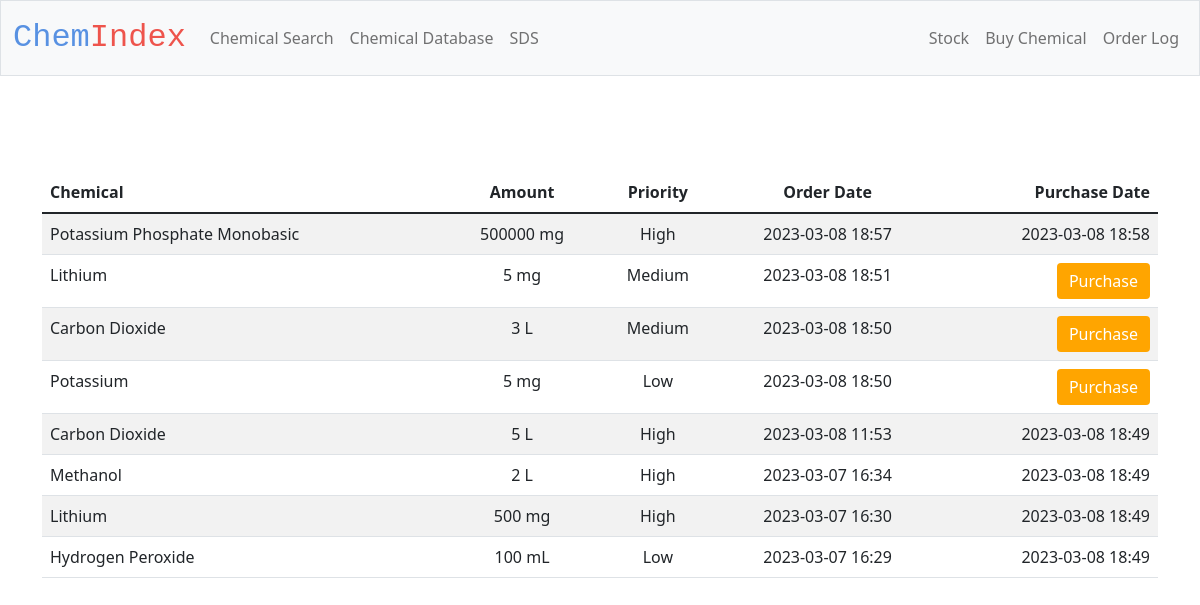
The page /purchase_database on the database as committed earlier.
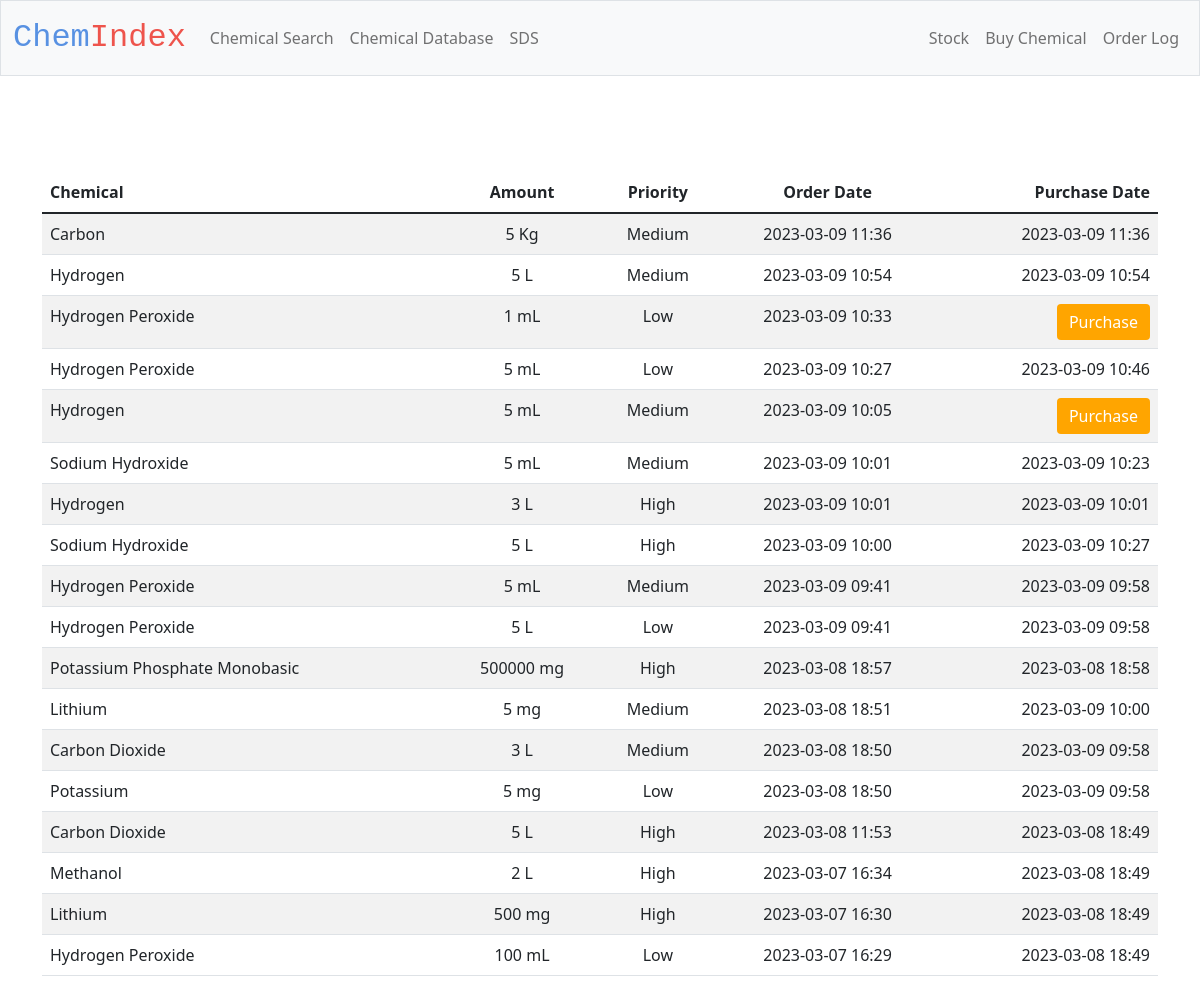
The same page on the database as committed later.
### tables this page shows
CREATE TABLE orders (
    chemical TEXT NOT NULL,
    amount INTEGER NOT NULL,
    unit INTEGER NOT NULL, 
    time DATETIME NOT NULL,
    user TEXT, 
    priority INTEGER NOT NULL, purchase_time DATETIME);

### app.py (the view)
@app.route('/purchase_database')
def purchase_database():
    with sqlite3.connect(db_path) as db:
        data = db.execute("SELECT * FROM orders ORDER BY time DESC")
        return render_template("purchase_database.html", orders = data)

### templates/purchase_database.html (shortened to what this page needs)
{% extends "layout.html" %}
{% block main %}
<main class="container py-5">
    <table class="table table-striped" id ="purchase_table" name="purchase_table">
        <thead>
            <tr>
                <th class="text-start">Chemical</th>
                <th class="text-center">Amount</th>
                <th class="text-center">Priority</th>
                <th class="text-center">Order Date</th>
                <th class="text-end">Purchase Date</th>
            </tr>
        </thead>
       <tbody>
        {% for row in orders %}
                <tr>
                    <form action="/purchase" method="post">
                    <td class="text-start"> {{row[0]}}</td>
                    <td class="text-center">{{row[1]}} {{row[2]}}</td>
                    <td class="text-center">{{row[5]}}</td>
                    <td class="text-center">{{row[3]}}</td>
                    {%if row[6] == None %}
                        <td class="text-end"> <button class ="button_sds_database btn btn-primary" type="submit">Purchase</button></td>
                    {%else%}
                        <td class="text-end">{{row[6]}}</td>
                    {% endif %}
                    </form>
                </tr>
        {% endfor %}
        </tbody>
    </table>
        </main>
{% endblock %}

### templates/layout.html (shortened to what this page needs)
<!doctype html>
<html lang="en">
  <head>
    <link href="https://cdn.jsdelivr.net/npm/bootstrap@5.1.3/dist/css/bootstrap.min.css" rel="stylesheet">
    <link href="/static/styles.css" rel="stylesheet">
  </head>
  <body>
    <nav class="bg-light border navbar navbar-expand-md navbar-light">
        <div class = "container-fluid">
            <a class = "navbar-brand" href="/"><span class="blue">Chem</span><span class="red">Index</span></a>
                <div class="collapse navbar-collapse" id="navbarNav">
                    <ul class="navbar-nav">
                      <li class="nav-item"><a class="nav-link" href="/search">Chemical Search</a></li>
                      <li class="nav-item"><a class="nav-link" href="/cas_database">Chemical Database</a></li>
                      <li class="nav-item"><a class="nav-link" href="/sds">SDS</a></li>
                    </ul>
                    <ul class="navbar-nav ms-auto ml-5">
                      <li class="nav-item"><a class="nav-link" href="/stock">Stock</a></li>
                      <li class="nav-item"><a class="nav-link" href="/buy">Buy Chemical</a></li>
                      <li class="nav-item"><a class="nav-link" href="/purchase_database">Order Log</a></li>
                    </ul>
                  </div>
        </div>
    </nav>
    <main class="container-fluid py-5 text-center">
        {% block main %}{% endblock %}
    </main>
  </body>
</html>

### static/styles.css (style rules this page uses)
nav .navbar-brand { font-size: xx-large; font-family: 'Courier New', Courier, monospace; }
.blue { color: #5891e2; }
.red { color: #ee544c; }
.button_sds_database { background-color:orange; color: white; border: none; }

Rows that differ between the two databases and show on the page:
added orders: chemical "Carbon", amount "5", unit "Kg", priority "Medium", time "2023-03-09 11:36", purchase_time "2023-03-09 11:36"
added orders: chemical "Hydrogen", amount "5", unit "L", priority "Medium", time "2023-03-09 10:54", purchase_time "2023-03-09 10:54"
added orders: chemical "Hydrogen Peroxide", amount "1", unit "mL", priority "Low", time "2023-03-09 10:33"
added orders: chemical "Hydrogen Peroxide", amount "5", unit "mL", priority "Low", time "2023-03-09 10:27", purchase_time "2023-03-09 10:46"
added orders: chemical "Hydrogen", amount "5", unit "mL", priority "Medium", time "2023-03-09 10:05"
added orders: chemical "Sodium Hydroxide", amount "5", unit "mL", priority "Medium", time "2023-03-09 10:01", purchase_time "2023-03-09 10:23"
added orders: chemical "Hydrogen", amount "3", unit "L", priority "High", time "2023-03-09 10:01", purchase_time "2023-03-09 10:01"
added orders: chemical "Sodium Hydroxide", amount "5", unit "L", priority "High", time "2023-03-09 10:00", purchase_time "2023-03-09 10:27"
added orders: chemical "Hydrogen Peroxide", amount "5", unit "mL", priority "Medium", time "2023-03-09 09:41", purchase_time "2023-03-09 09:58"
added orders: chemical "Hydrogen Peroxide", amount "5", unit "L", priority "Low", time "2023-03-09 09:41", purchase_time "2023-03-09 09:58"
changed orders (number 12 of 18 on the later page): purchase_time (not shown) → "2023-03-09 10:00"; no longer shows "Purchase"
changed orders (number 13 of 18 on the later page): purchase_time (not shown) → "2023-03-09 09:58"; no longer shows "Purchase"
changed orders "Potassium": purchase_time (not shown) → "2023-03-09 09:58"; no longer shows "Purchase"
